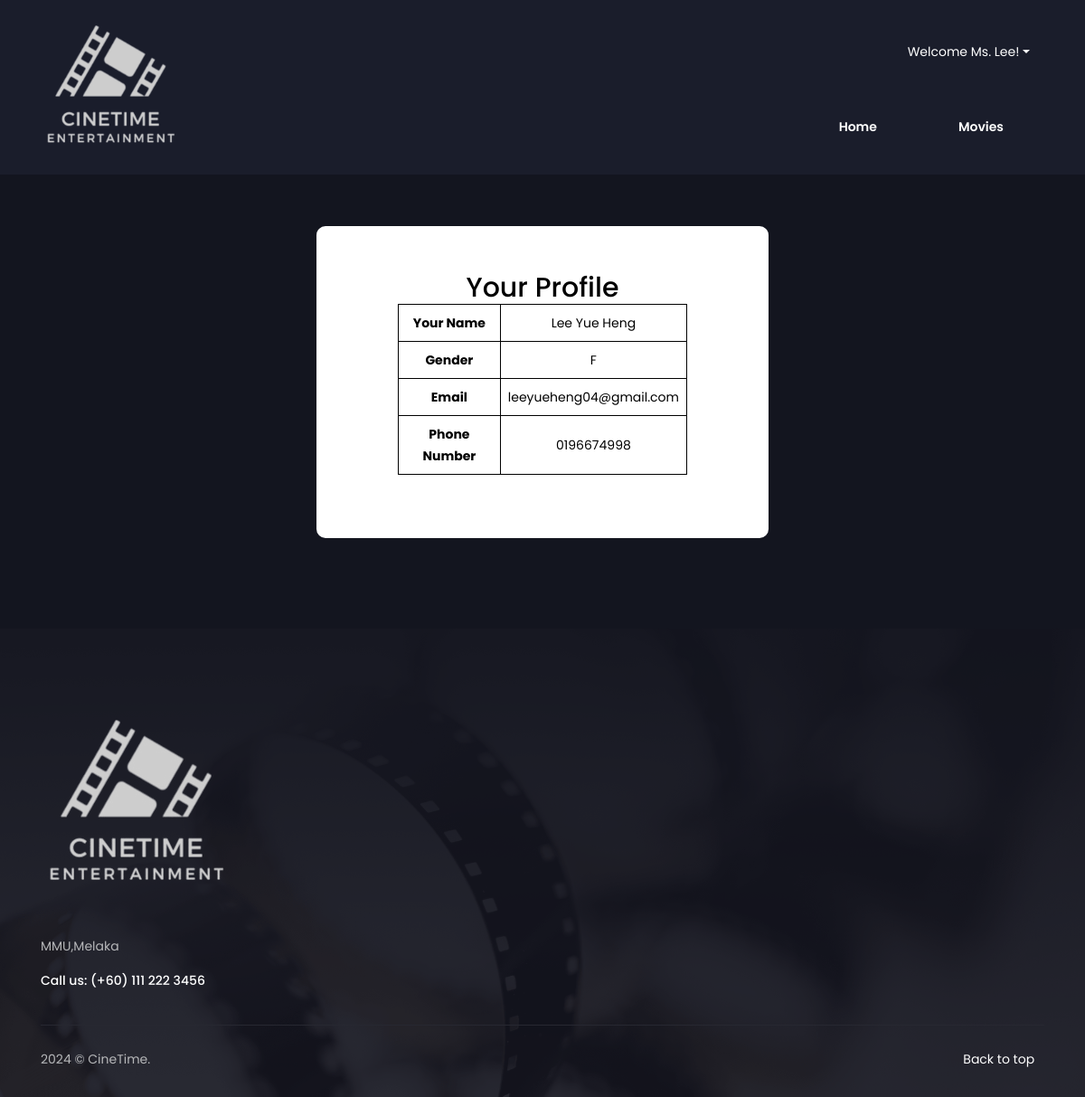
The page /Userpage/Customer.php?user_id=2 on the database its author committed.
### tables this page shows
CREATE TABLE `user` (
  `user_id` int(10) NOT NULL,
  `username` varchar(255) NOT NULL,
  `password` varchar(255) NOT NULL,
  `first_name` varchar(255) NOT NULL,
  `last_name` varchar(255) NOT NULL,
  `Gender` char(1) NOT NULL,
  `email` varchar(255) DEFAULT NULL,
  `phone_number` varchar(11) NOT NULL,
  `password_reset_token` varchar(255) DEFAULT NULL,
  `token_expiry` datetime DEFAULT NULL
);

### Userpage/Customer.php (the view, shortened to what this page needs)
<?php
include("connection.php");
if (isset($_SESSION['user_id'])) {
    $user_id = $_SESSION['user_id'];
} elseif (isset($_GET['user_id'])) {
    $user_id = $_GET['user_id'];
}
$sql = "SELECT * FROM user WHERE user_id = $user_id";
$result = $conn->query($sql);
$rows = $result->fetch_all(MYSQLI_ASSOC);
?>
<!DOCTYPE html>
<html lang="en">
<head>
    <link rel="stylesheet" type="text/css" href="assets/css/login.css"/>
    <link rel="stylesheet" type="text/css" href="assets/css/bootstrap.min.css" media="all" />
    <link rel="stylesheet" type="text/css" href="assets/css/slicknav.min.css" media="all" />
    <link rel="stylesheet" type="text/css" href="assets/css/icofont.css" media="all" />
    <link rel="stylesheet" type="text/css" href="assets/css/owl.carousel.css">
    <link rel="stylesheet" type="text/css" href="assets/css/magnific-popup.css">
    <link rel="stylesheet" type="text/css" href="assets/css/styles.css" media="all" />
    <link rel="stylesheet" type="text/css" href="assets/css/responsive.css" media="all" />
</head>
<body>
<header class="header">
    <div class="container">
        <div class="header-area">
            <div class="logo">
                <a href="index.php"><img src="assets/img/CTlogo.png" alt="logo" /></a>
            </div>
            <div class="header-right">
                <ul>
                    <?php
                        echo '<li class="nav-item dropdown">';
                        echo '<a class="nav-link dropdown-toggle" href="#" id="navbarDropdown" role="button" data-toggle="dropdown" aria-haspopup="true" aria-expanded="false">';
                            if ($_SESSION['Gender'] == 'M') {
                                echo 'Welcome Mr. ' . $_SESSION['first_name'] . '!';
                            } else if ($_SESSION['Gender'] == 'F'){
                                echo 'Welcome Ms. ' . $_SESSION['first_name'] . '!';
                            } else{
                                echo 'Welcome ' . $_SESSION['first_name'] . '!';
                            }
                        echo '</a>';
                    ?>
                </ul>
            </div>
            <div class="menu-area">
                <div class="mainmenu">
                    <ul id="primary-menu">
                        <?php
                        if ($_SESSION['user_id'] == 0) {
                            echo '<li><a class="active" href="index.php">Home</a></li>';
                        }
                        ?>
                        <li><a href="movies.php">Movies</a></li>
                    </ul>
                </div>
            </div>
        </div>
    </div>
</header>
<form id="signupForm" method="post" action="#">
    <div id="mainbox">
        <h2 class="profile-heading">Your Profile</h2>
        <?php
        if(isset($rows[0])) {
            $customer = $rows[0];
        ?>
        <table border="1">
            <tr>
                <th>Your Name</th>
                <td><?php echo $customer["first_name"] ." ". $customer["last_name"]; ?></td>
            </tr>
            <tr>
                <th>Gender</th>
                <td>
                    <?php
                if ($customer["Gender"]=='N')
                {
                    echo "Not specified";
                }
                else
                {
                    echo $customer["Gender"]; }?>
                </td>
            </tr>
            <tr>
                <th>Email</th>
                <td><?php echo $customer["email"]; ?></td>
            </tr>
            <tr>
                <th>Phone Number</th>
                <td><?php echo $customer["phone_number"]; ?></td>
            </tr>
        </table>
        <?php
        } else {
            echo "User not found";
        }
        ?>
    </div>
</form>
<?php include('footer.php');?>
</body>
</html>

### Userpage/assets/css/login.css (style rules this page uses)
body { line-height: 24px; font-size: 14px; color: #b6b7b9; background-image: url('/path/to/img/hero-area.png'); background-size: cover; background-repeat: no-repeat; font-family: 'Poppins', sans-serif; font-weight: 400; position: relative; margin: 0; padding: 0; padding-top: 250px; text-align: center; }
h1, h2, h3, h4, h5, h6, p, ul, ol { margin: 0; padding: 0; }
ul { list-style: none; }
a { color: #fff; text-decoration: none; transition: 0.6s; }
.header { background-color: #1a1d2b; padding: 20px 0; }
.header .container { display: flex; align-items: center; justify-content: space-between; }
.header .logo img { max-width: 100%; height: auto; }
.header .menu-area { display: flex; align-items: center; justify-content: flex-end; }
.header .mainmenu ul { display: flex; }
.header .mainmenu { text-align: right; }
.header .mainmenu ul li { margin-left: 30px; }
.header .mainmenu ul li a { color: #fff; text-decoration: none; font-weight: 600; padding: 10px 15px; border-radius: 5px; transition: all 0.3s ease; }
form { background-color: #fff; padding: 50px 0; }
form { background-color: #fff; padding: 50px; border-radius: 10px; text-align: center; max-width: 500px; margin: 0 auto; }
h2 { color: #fff; margin-bottom: 20px; text-align: center; margin-top: 0; }
#mainbox { margin: auto; width: 80%; text-align: center; color: black; }
table { margin: auto; border-collapse: collapse; background-color: white; color: black; }
th, td { border: 1px solid black; padding: 8px; }
.profile-heading { color: black; margin-top: 0; text-align: center; }

### Userpage/assets/css/styles.css (style rules this page uses)
body { line-height: 24px; font-size: 14px; color: #b6b7b9; background: #13151f; font-family: 'Poppins', sans-serif; font-weight: 400; position: relative; display: flex; flex-direction: column; min-height: 100vh; margin: 0; }
h1,h2,h3,h4,h5,h6 { font-weight: 500; color: #fff; }
h1,h2,h3,h4,h5,h6,p { margin: 0px; }
h2 { font-size: 30px; }
a { transition: 0.6s; }
a, a:hover { color: #fff; }
img { max-width: 100%; height: auto; }
a, a:hover, a:focus, a:active, button:focus { text-decoration: none; border: none; outline: 0; }
ul { list-style: none; margin: 0; padding: 0; }
.header { padding: 20px 0; position: absolute; top: 0; left: 0; width: 100%; z-index: 1000; }
.header-area { display: grid; grid-template-rows: repeat(2,1fr); grid-template-columns: repeat(12,1fr); align-items: center; grid-gap: 20px; }
.logo { grid-column: span 2; grid-row: span 2; padding-right: 15px; }
.header-right { grid-column: span 10; text-align: right; display: flex; align-items: center; }
.header-right { position: relative; display: inline-block; float: right; }
.header-right ul { list-style: none; margin: 0; padding: 0; }
.header-right ul li { display: inline-block; position: relative; }
.header-right ul li a { color: #fff; padding: 12px 16px; text-decoration: none; display: block; background-color: transparent; border: none; }
.menu-area { grid-column: span 10; }
.mainmenu { text-align: right; }
.mainmenu li { display: inline-block; position: relative; }
.mainmenu li a:not(.theme-btn) { display: inline-block; margin-right: 30px; padding: 3px 0; }
.mainmenu { display: block; }
.mainmenu li a.active, .mainmenu li a:hover { color: #eb315a; }
.header-right ul li { padding: 8px 0 0; margin-left: 15px; display: inline-block; }

### Userpage/Customer.php (style rules this page uses)
#signupForm { width: 50%; }

### rows shown on the page
user: first_name "Lee", last_name "Yue Heng", Gender "F", email "leeyueheng04@gmail.com", phone_number "0196674998"

### other values the page prints
$_SESSION['first_name'] "Lee"
